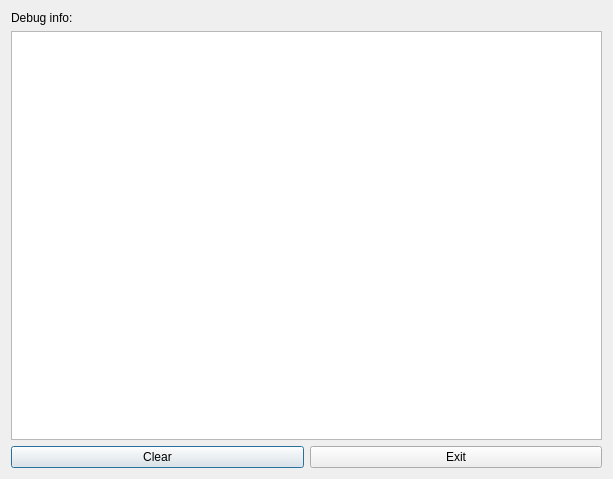
<?xml version="1.0" encoding="UTF-8"?>
<ui version="4.0">
 <class>DebugInfoDialog</class>
 <widget class="QDialog" name="DebugInfoDialog">
  <property name="geometry">
   <rect>
    <x>0</x>
    <y>0</y>
    <width>613</width>
    <height>479</height>
   </rect>
  </property>
  <property name="windowTitle">
   <string>OutCALL - Debug Info</string>
  </property>
  <property name="windowIcon">
   <iconset resource="images.qrc">
    <normaloff>:/images/outcall-logo.png</normaloff>:/images/outcall-logo.png</iconset>
  </property>
  <layout class="QVBoxLayout" name="verticalLayout">
   <item>
    <widget class="QLabel" name="label">
     <property name="text">
      <string>Debug info:</string>
     </property>
    </widget>
   </item>
   <item>
    <widget class="QPlainTextEdit" name="textEdit"/>
   </item>
   <item>
    <layout class="QHBoxLayout" name="horizontalLayout">
     <item>
      <widget class="QPushButton" name="clear">
       <property name="text">
        <string>Clear</string>
       </property>
      </widget>
     </item>
     <item>
      <widget class="QPushButton" name="exit">
       <property name="text">
        <string>Exit</string>
       </property>
      </widget>
     </item>
    </layout>
   </item>
  </layout>
 </widget>
 <resources>
  <include location="images.qrc"/>
 </resources>
 <connections/>
</ui>
